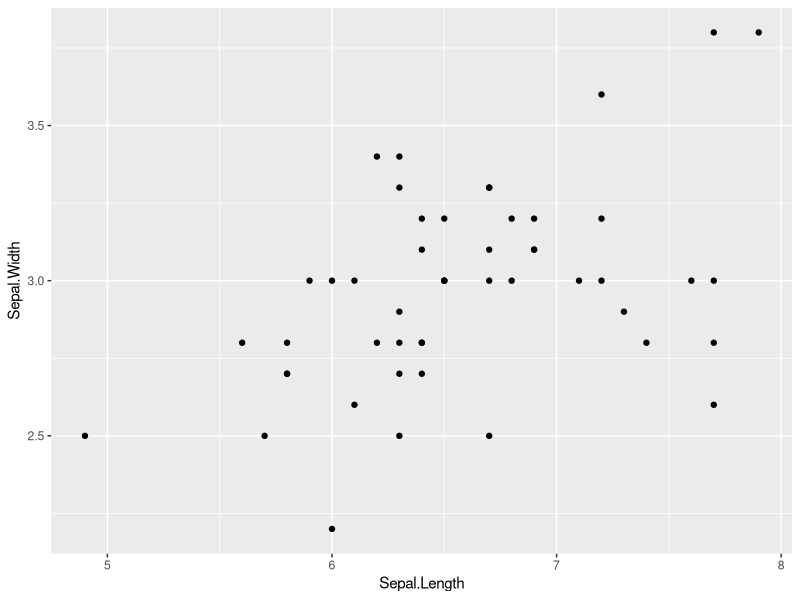

The R source for this figure:
#michalczyk-iris

# komentarz: wiem, ze nie trzeba dawać tego library ciagle, ale tak latwiej bylo skopiowac
#r3-zad1
library(dplyr)
data("iris")
select(iris, Species, Sepal.Length)

#r3_zad2
library(dplyr)
data("iris")
iris %>%
  filter(Petal.Width > 2) %>%
  count(.)

#r3_zad3
library(dplyr)
data("iris")
iris %>%
  filter(Sepal.Width < 4, Species != "setosa") %>%
  arrange(Petal.Length)

#r3_zad4
library(dplyr)
data("iris")
iris %>%
  filter(Sepal.Length < 4.5) %>%
  distinct(Species) %>%
  count()

#r3_zad5
library(dplyr)
data("iris")
new_iris = mutate(iris, Petal_dim = iris$Petal.Length * iris$Petal.Width)
new_iris

#r3_zad6
library(dplyr)
library(ggplot2)
data("iris")
#virg = filter(iris, Species == "virginica")
ggplot(filter(iris, Species == "virginica"), aes(Sepal.Length, Sepal.Width)) + geom_point()

#r3_zad7
library(dplyr)
library(ggplot2)
iris %>%
  group_by(Species) %>%
  count()

#r3_zad8
library(dplyr)
library(ggplot2)
iris %>%
  group_by(Species) %>%
  mutate(Avg_dim = mean(Petal.Width) * mean(Petal.Length)) %>%
  filter(Avg_dim != 13 | Species == "virginica")
